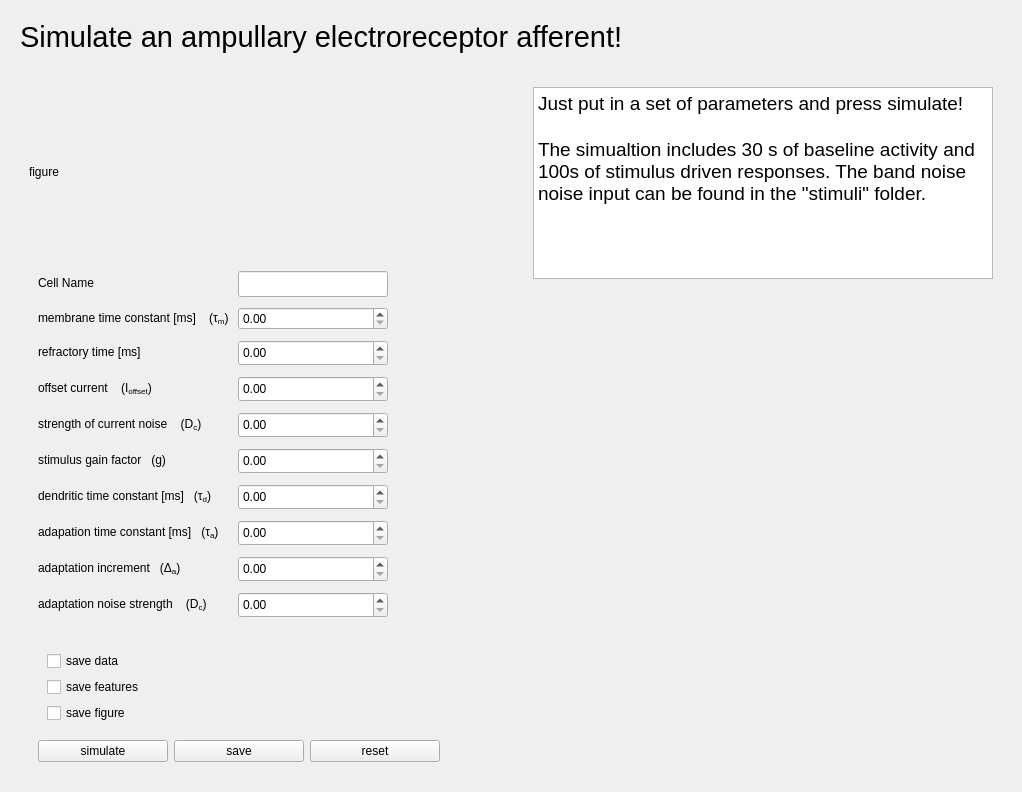
<?xml version="1.0" encoding="UTF-8"?>
<ui version="4.0">
 <class>Simulator</class>
 <widget class="QWidget" name="Simulator">
  <property name="geometry">
   <rect>
    <x>0</x>
    <y>0</y>
    <width>1022</width>
    <height>792</height>
   </rect>
  </property>
  <property name="windowTitle">
   <string>Form</string>
  </property>
  <layout class="QVBoxLayout" name="verticalLayout">
   <item>
    <widget class="QWidget" name="sc_header" native="true">
     <layout class="QHBoxLayout" name="horizontalLayout_3" stretch="2">
      <item>
       <widget class="QLabel" name="label">
        <property name="sizePolicy">
         <sizepolicy hsizetype="Preferred" vsizetype="Minimum">
          <horstretch>0</horstretch>
          <verstretch>0</verstretch>
         </sizepolicy>
        </property>
        <property name="font">
         <font>
          <family>Ubuntu</family>
          <pointsize>22</pointsize>
         </font>
        </property>
        <property name="text">
         <string>Simulate an ampullary electroreceptor afferent!</string>
        </property>
        <property name="textFormat">
         <enum>Qt::PlainText</enum>
        </property>
        <property name="role" stdset="0">
         <string>title</string>
        </property>
       </widget>
      </item>
     </layout>
    </widget>
   </item>
   <item>
    <widget class="QWidget" name="sc_content_widget" native="true">
     <layout class="QHBoxLayout" name="horizontalLayout" stretch="8,1,20">
      <property name="bottomMargin">
       <number>1</number>
      </property>
      <item>
       <widget class="QWidget" name="sc_left_box" native="true">
        <property name="sizePolicy">
         <sizepolicy hsizetype="Preferred" vsizetype="Expanding">
          <horstretch>0</horstretch>
          <verstretch>0</verstretch>
         </sizepolicy>
        </property>
        <property name="maximumSize">
         <size>
          <width>500</width>
          <height>16777215</height>
         </size>
        </property>
        <layout class="QVBoxLayout" name="verticalLayout_9" stretch="1,2,0,0">
         <item>
          <widget class="QLabel" name="sc_equation">
           <property name="sizePolicy">
            <sizepolicy hsizetype="Preferred" vsizetype="Preferred">
             <horstretch>0</horstretch>
             <verstretch>0</verstretch>
            </sizepolicy>
           </property>
           <property name="text">
            <string>figure</string>
           </property>
          </widget>
         </item>
         <item>
          <widget class="QWidget" name="sc_input_and_labels" native="true">
           <property name="sizePolicy">
            <sizepolicy hsizetype="Preferred" vsizetype="Expanding">
             <horstretch>0</horstretch>
             <verstretch>0</verstretch>
            </sizepolicy>
           </property>
           <layout class="QFormLayout" name="formLayout">
            <property name="verticalSpacing">
             <number>10</number>
            </property>
            <item row="12" column="1">
             <widget class="QDoubleSpinBox" name="sc_doubleSpinBox_4">
              <property name="sizePolicy">
               <sizepolicy hsizetype="Fixed" vsizetype="Fixed">
                <horstretch>0</horstretch>
                <verstretch>0</verstretch>
               </sizepolicy>
              </property>
              <property name="minimumSize">
               <size>
                <width>150</width>
                <height>26</height>
               </size>
              </property>
             </widget>
            </item>
            <item row="13" column="1">
             <widget class="QDoubleSpinBox" name="sc_doubleSpinBox_7">
              <property name="sizePolicy">
               <sizepolicy hsizetype="Fixed" vsizetype="Fixed">
                <horstretch>0</horstretch>
                <verstretch>0</verstretch>
               </sizepolicy>
              </property>
              <property name="minimumSize">
               <size>
                <width>150</width>
                <height>26</height>
               </size>
              </property>
             </widget>
            </item>
            <item row="14" column="1">
             <widget class="QDoubleSpinBox" name="sc_doubleSpinBox_8">
              <property name="sizePolicy">
               <sizepolicy hsizetype="Fixed" vsizetype="Fixed">
                <horstretch>0</horstretch>
                <verstretch>0</verstretch>
               </sizepolicy>
              </property>
              <property name="minimumSize">
               <size>
                <width>150</width>
                <height>26</height>
               </size>
              </property>
             </widget>
            </item>
            <item row="15" column="1">
             <widget class="QDoubleSpinBox" name="sc_doubleSpinBox_9">
              <property name="sizePolicy">
               <sizepolicy hsizetype="Fixed" vsizetype="Fixed">
                <horstretch>0</horstretch>
                <verstretch>0</verstretch>
               </sizepolicy>
              </property>
              <property name="minimumSize">
               <size>
                <width>150</width>
                <height>26</height>
               </size>
              </property>
             </widget>
            </item>
            <item row="17" column="1">
             <widget class="QDoubleSpinBox" name="sc_doubleSpinBox_3">
              <property name="sizePolicy">
               <sizepolicy hsizetype="Fixed" vsizetype="Fixed">
                <horstretch>0</horstretch>
                <verstretch>0</verstretch>
               </sizepolicy>
              </property>
              <property name="minimumSize">
               <size>
                <width>150</width>
                <height>26</height>
               </size>
              </property>
             </widget>
            </item>
            <item row="19" column="1">
             <widget class="QDoubleSpinBox" name="sc_doubleSpinBox_6">
              <property name="sizePolicy">
               <sizepolicy hsizetype="Fixed" vsizetype="Fixed">
                <horstretch>0</horstretch>
                <verstretch>0</verstretch>
               </sizepolicy>
              </property>
              <property name="minimumSize">
               <size>
                <width>150</width>
                <height>26</height>
               </size>
              </property>
             </widget>
            </item>
            <item row="9" column="1">
             <widget class="QLineEdit" name="sc_input_name">
              <property name="sizePolicy">
               <sizepolicy hsizetype="Fixed" vsizetype="Fixed">
                <horstretch>0</horstretch>
                <verstretch>0</verstretch>
               </sizepolicy>
              </property>
              <property name="minimumSize">
               <size>
                <width>150</width>
                <height>26</height>
               </size>
              </property>
             </widget>
            </item>
            <item row="9" column="0">
             <widget class="QLabel" name="sc_label_name">
              <property name="text">
               <string>Cell Name</string>
              </property>
             </widget>
            </item>
            <item row="19" column="0">
             <widget class="QLabel" name="sc_label_9">
              <property name="text">
               <string>adaptation noise strength &amp;nbsp;&amp;nbsp;  (D&lt;span style=&quot; vertical-align:sub;&quot;&gt;c&lt;/span&gt;)</string>
              </property>
              <property name="textFormat">
               <enum>Qt::RichText</enum>
              </property>
             </widget>
            </item>
            <item row="17" column="0">
             <widget class="QLabel" name="sc_label_7">
              <property name="text">
               <string>adapation time constant [ms] &amp;nbsp;&amp;nbsp;(τ&lt;span style=&quot; vertical-align:sub;&quot;&gt;a&lt;/span&gt;)</string>
              </property>
              <property name="textFormat">
               <enum>Qt::AutoText</enum>
              </property>
             </widget>
            </item>
            <item row="18" column="0">
             <widget class="QLabel" name="sc_label_8">
              <property name="text">
               <string>&lt;html&gt;&lt;head/&gt;&lt;body&gt;&lt;p&gt;adaptation increment   (Δ&lt;span style=&quot; vertical-align:sub;&quot;&gt;a&lt;/span&gt;)&lt;/p&gt;&lt;/body&gt;&lt;/html&gt;</string>
              </property>
              <property name="textFormat">
               <enum>Qt::AutoText</enum>
              </property>
             </widget>
            </item>
            <item row="10" column="1">
             <widget class="QDoubleSpinBox" name="sc_doubleSpinBox_1">
              <property name="sizePolicy">
               <sizepolicy hsizetype="Fixed" vsizetype="Fixed">
                <horstretch>0</horstretch>
                <verstretch>0</verstretch>
               </sizepolicy>
              </property>
              <property name="minimumSize">
               <size>
                <width>0</width>
                <height>0</height>
               </size>
              </property>
              <property name="maximumSize">
               <size>
                <width>150</width>
                <height>26</height>
               </size>
              </property>
             </widget>
            </item>
            <item row="18" column="1">
             <widget class="QDoubleSpinBox" name="sc_doubleSpinBox_5">
              <property name="sizePolicy">
               <sizepolicy hsizetype="Fixed" vsizetype="Fixed">
                <horstretch>0</horstretch>
                <verstretch>0</verstretch>
               </sizepolicy>
              </property>
              <property name="minimumSize">
               <size>
                <width>150</width>
                <height>26</height>
               </size>
              </property>
             </widget>
            </item>
            <item row="11" column="1">
             <widget class="QDoubleSpinBox" name="sc_doubleSpinBox_2">
              <property name="sizePolicy">
               <sizepolicy hsizetype="Fixed" vsizetype="Fixed">
                <horstretch>0</horstretch>
                <verstretch>0</verstretch>
               </sizepolicy>
              </property>
              <property name="minimumSize">
               <size>
                <width>150</width>
                <height>26</height>
               </size>
              </property>
             </widget>
            </item>
            <item row="10" column="0">
             <widget class="QLabel" name="sc_label_1">
              <property name="text">
               <string>&lt;html&gt;&lt;head/&gt;&lt;body&gt;&lt;p&gt;membrane time constant [ms]    (τ&lt;span style=&quot; vertical-align:sub;&quot;&gt;m&lt;/span&gt;) &lt;/p&gt;&lt;/body&gt;&lt;/html&gt;</string>
              </property>
              <property name="textFormat">
               <enum>Qt::AutoText</enum>
              </property>
             </widget>
            </item>
            <item row="11" column="0">
             <widget class="QLabel" name="sc_label_2">
              <property name="text">
               <string>refractory time [ms]</string>
              </property>
              <property name="textFormat">
               <enum>Qt::AutoText</enum>
              </property>
             </widget>
            </item>
            <item row="12" column="0">
             <widget class="QLabel" name="sc_label_3">
              <property name="text">
               <string>&lt;html&gt;&lt;head/&gt;&lt;body&gt;&lt;p&gt;offset current    (I&lt;span style=&quot; vertical-align:sub;&quot;&gt;offset&lt;/span&gt;)&lt;/p&gt;&lt;/body&gt;&lt;/html&gt;</string>
              </property>
              <property name="textFormat">
               <enum>Qt::AutoText</enum>
              </property>
             </widget>
            </item>
            <item row="13" column="0">
             <widget class="QLabel" name="sc_label_4">
              <property name="text">
               <string>&lt;html&gt;&lt;head/&gt;&lt;body&gt;&lt;p&gt;strength of current noise    (D&lt;span style=&quot; vertical-align:sub;&quot;&gt;c&lt;/span&gt;)&lt;/p&gt;&lt;/body&gt;&lt;/html&gt;</string>
              </property>
              <property name="textFormat">
               <enum>Qt::AutoText</enum>
              </property>
             </widget>
            </item>
            <item row="14" column="0">
             <widget class="QLabel" name="sc_label_5">
              <property name="text">
               <string>stimulus gain factor   (g)</string>
              </property>
              <property name="textFormat">
               <enum>Qt::AutoText</enum>
              </property>
             </widget>
            </item>
            <item row="15" column="0">
             <widget class="QLabel" name="sc_label_6">
              <property name="text">
               <string>&lt;html&gt;&lt;head/&gt;&lt;body&gt;&lt;p&gt;dendritic time constant [ms]   (τ&lt;span style=&quot; vertical-align:sub;&quot;&gt;d&lt;/span&gt;)&lt;/p&gt;&lt;/body&gt;&lt;/html&gt;</string>
              </property>
              <property name="textFormat">
               <enum>Qt::AutoText</enum>
              </property>
             </widget>
            </item>
           </layout>
          </widget>
         </item>
         <item>
          <widget class="QWidget" name="sc_bottom_right" native="true">
           <layout class="QHBoxLayout" name="horizontalLayout_5">
            <property name="bottomMargin">
             <number>1</number>
            </property>
            <item>
             <widget class="QWidget" name="sc_save_box" native="true">
              <layout class="QVBoxLayout" name="verticalLayout_11">
               <property name="rightMargin">
                <number>30</number>
               </property>
               <property name="bottomMargin">
                <number>1</number>
               </property>
               <item>
                <widget class="QCheckBox" name="sc_checkBox_data">
                 <property name="sizePolicy">
                  <sizepolicy hsizetype="Fixed" vsizetype="Fixed">
                   <horstretch>130</horstretch>
                   <verstretch>0</verstretch>
                  </sizepolicy>
                 </property>
                 <property name="minimumSize">
                  <size>
                   <width>130</width>
                   <height>0</height>
                  </size>
                 </property>
                 <property name="text">
                  <string>save data</string>
                 </property>
                </widget>
               </item>
               <item>
                <widget class="QCheckBox" name="sc_checkBox_features">
                 <property name="sizePolicy">
                  <sizepolicy hsizetype="Fixed" vsizetype="Fixed">
                   <horstretch>130</horstretch>
                   <verstretch>0</verstretch>
                  </sizepolicy>
                 </property>
                 <property name="minimumSize">
                  <size>
                   <width>130</width>
                   <height>0</height>
                  </size>
                 </property>
                 <property name="text">
                  <string>save features</string>
                 </property>
                </widget>
               </item>
               <item>
                <widget class="QCheckBox" name="sc_checkBox_figure">
                 <property name="text">
                  <string>save figure</string>
                 </property>
                </widget>
               </item>
              </layout>
             </widget>
            </item>
           </layout>
          </widget>
         </item>
         <item>
          <widget class="QWidget" name="widget_3" native="true">
           <layout class="QHBoxLayout" name="horizontalLayout_9">
            <property name="rightMargin">
             <number>39</number>
            </property>
            <item>
             <widget class="QPushButton" name="sc_btn_simulate">
              <property name="minimumSize">
               <size>
                <width>130</width>
                <height>0</height>
               </size>
              </property>
              <property name="text">
               <string>simulate</string>
              </property>
             </widget>
            </item>
            <item>
             <widget class="QPushButton" name="sc_btn_save">
              <property name="minimumSize">
               <size>
                <width>130</width>
                <height>0</height>
               </size>
              </property>
              <property name="text">
               <string>save</string>
              </property>
             </widget>
            </item>
            <item>
             <widget class="QPushButton" name="sc_btn_reset">
              <property name="minimumSize">
               <size>
                <width>130</width>
                <height>0</height>
               </size>
              </property>
              <property name="maximumSize">
               <size>
                <width>130</width>
                <height>16777215</height>
               </size>
              </property>
              <property name="text">
               <string>reset</string>
              </property>
             </widget>
            </item>
           </layout>
          </widget>
         </item>
        </layout>
       </widget>
      </item>
      <item>
       <widget class="QWidget" name="sc_colspacer1" native="true">
        <property name="sizePolicy">
         <sizepolicy hsizetype="Expanding" vsizetype="Preferred">
          <horstretch>0</horstretch>
          <verstretch>0</verstretch>
         </sizepolicy>
        </property>
        <property name="minimumSize">
         <size>
          <width>1</width>
          <height>0</height>
         </size>
        </property>
       </widget>
      </item>
      <item>
       <widget class="QWidget" name="sc_right_box" native="true">
        <property name="sizePolicy">
         <sizepolicy hsizetype="Preferred" vsizetype="Expanding">
          <horstretch>0</horstretch>
          <verstretch>0</verstretch>
         </sizepolicy>
        </property>
        <layout class="QVBoxLayout" name="verticalLayout_10" stretch="0,1">
         <property name="bottomMargin">
          <number>1</number>
         </property>
         <item>
          <widget class="QPlainTextEdit" name="sc_text_output">
           <property name="sizePolicy">
            <sizepolicy hsizetype="Preferred" vsizetype="Preferred">
             <horstretch>0</horstretch>
             <verstretch>0</verstretch>
            </sizepolicy>
           </property>
           <property name="font">
            <font>
             <pointsize>14</pointsize>
            </font>
           </property>
           <property name="readOnly">
            <bool>true</bool>
           </property>
           <property name="plainText">
            <string>Just put in a set of parameters and press simulate!

The simualtion includes 30 s of baseline activity and 100s of stimulus driven responses. The band noise noise input can be found in the &quot;stimuli&quot; folder.</string>
           </property>
          </widget>
         </item>
         <item>
          <widget class="QFrame" name="sc_figure">
           <property name="sizePolicy">
            <sizepolicy hsizetype="Expanding" vsizetype="Expanding">
             <horstretch>0</horstretch>
             <verstretch>0</verstretch>
            </sizepolicy>
           </property>
           <property name="frameShape">
            <enum>QFrame::NoFrame</enum>
           </property>
           <layout class="QVBoxLayout" name="verticalLayout_4"/>
          </widget>
         </item>
        </layout>
       </widget>
      </item>
     </layout>
    </widget>
   </item>
  </layout>
 </widget>
 <resources/>
 <connections/>
</ui>
